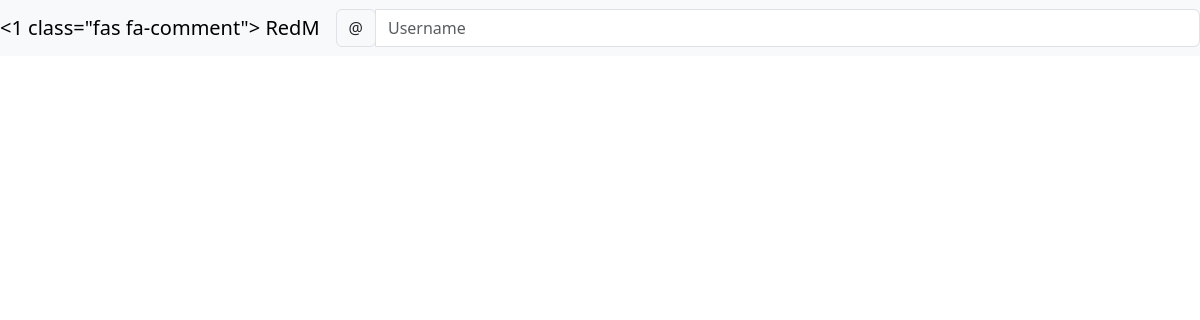
The app's page /social/, older data.
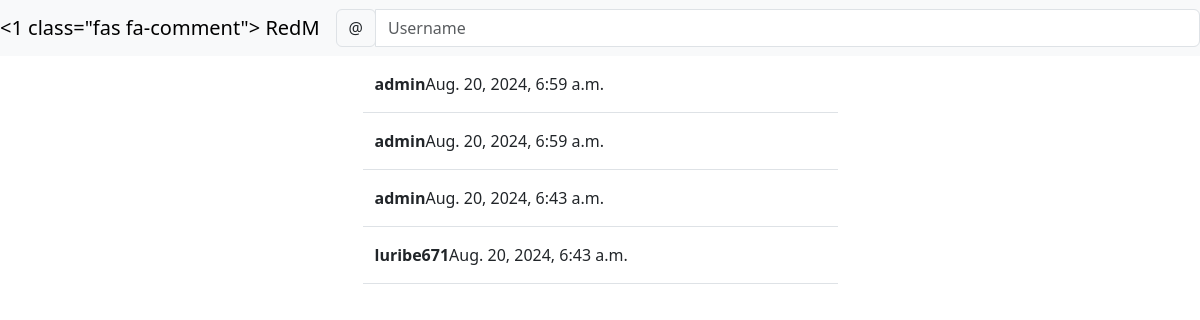
The same page, newer data.
### social/models.py (models this page shows)
class Post(models.Model):
    body = models.TextField()
    created_on = models.DateTimeField(default=timezone.now)
    author = models.ForeignKey(User, on_delete=models.CASCADE)

### social/views.py (the view, shortened to what this page needs)
# urls.py: path('', PostListView.as_view(), name='post-list'),
class PostListView(View):
    def get(self, request,*args,**kwargs):
        posts = Post.objects.all().order_by('-created_on')
        form = PostForm()
        context = {
           'post_list':posts,
           'form': form,
        }
        return render(request, 'social/post_list.html',context)

### social/forms.py
class PostForm(forms.ModelForm):
    body = forms.CharField(
        label='',
        widget=forms.Textarea(attrs={
            'rows':'3',
            'placeholder': 'say something'
        }))
    class Meta:
        model = Post
        fields = ['body']

### social/templates/social/post_list.html (shortened to what this page needs)
{% extends 'landing/base.html' %}
{% load crispy_forms_tags %}
{% block content %}
<div class="container">
    {% for post in post_list %}
    <div class="row justify-content-center mt-3">
        <div class="col-md-5 col-sm-12 border-bottom">
            <p><strong>{{ post.author }}</strong>{{ post.created_on }}</p>
        </div>
    </div>
    {% endfor %}
</div>
{% endblock content %}

Row changes from the older to the newer data that the page shows:
added Post: author "admin", created_on "Aug. 20, 2024, 6:59 a.m."
added Post: author "admin", created_on "Aug. 20, 2024, 6:59 a.m."
added Post: author "admin", created_on "Aug. 20, 2024, 6:43 a.m."
added Post: author "luribe671", created_on "Aug. 20, 2024, 6:43 a.m."
